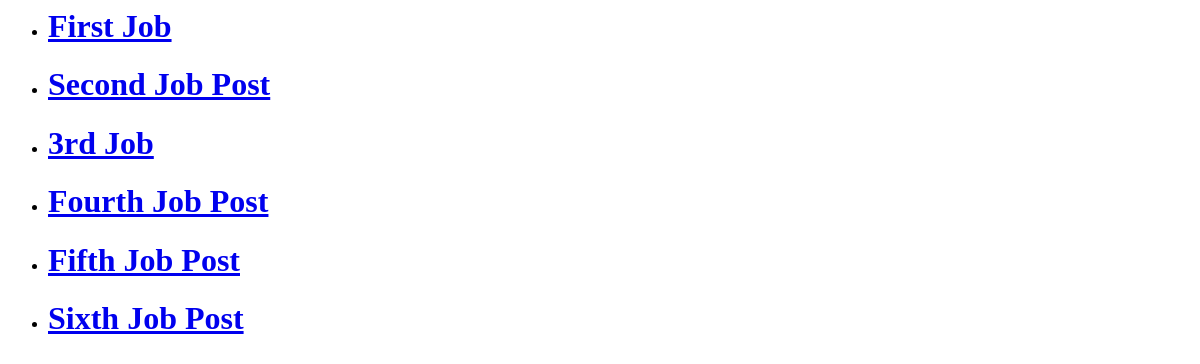
The app's page /, older data.
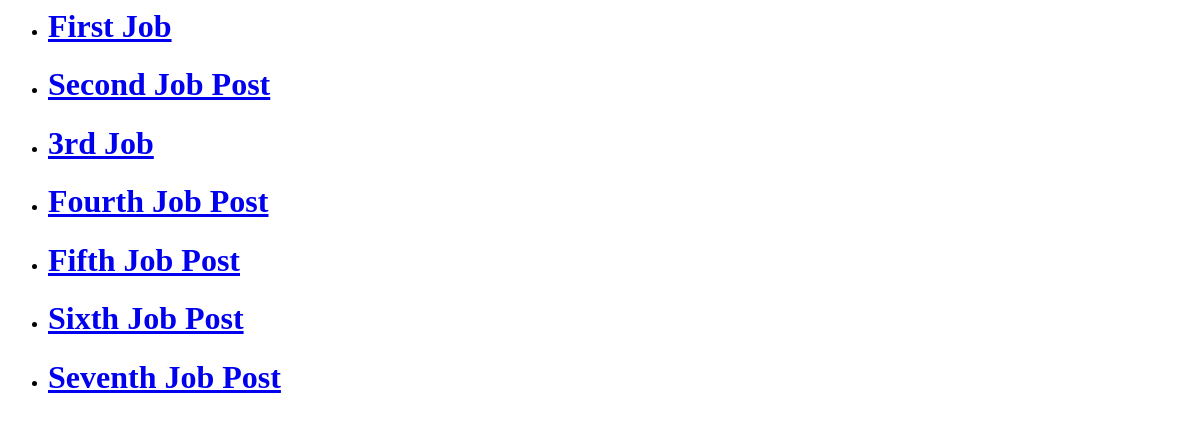
The same page, newer data.
### app/models.py (models this page shows, shortened)
class JobPost (models.Model):
    title = models.CharField(max_length=200)
    description = models.CharField(max_length=200)
    date = models.DateTimeField(auto_now_add=True)
    salary = models.IntegerField()
    slug = models.SlugField(null=True, max_length=40, unique=True)
    Location = models.OneToOneField(
        Location, on_delete=models.CASCADE, null=True)
    author = models.ForeignKey(Author, on_delete=models.CASCADE, null=True)
    skills = models.ManyToManyField(
        Skills) # if there's no foreign key than you shouldn't use on_delete command
    def __str__(self):
        return self.title

### app/views.py (the view)
# urls.py: path('', job_list, name='jobs_home'),
def job_list(request):
    jobs = JobPost.objects.all()
    context = {"job": jobs
               }
    return render(request, 'app/job_des.html', context)

### app/templates/app/job_des.html
    <ul>
        {%for el in job%}
            <li>
                <h1>
                 <a href= "{% url 'jobs_des' el.id %}">{{el}}</a>
                </h1>
                </li>
        {% endfor %}
    </ul>

Row changes from the older to the newer data that the page shows:
added JobPost: title "Seventh Job Post"
